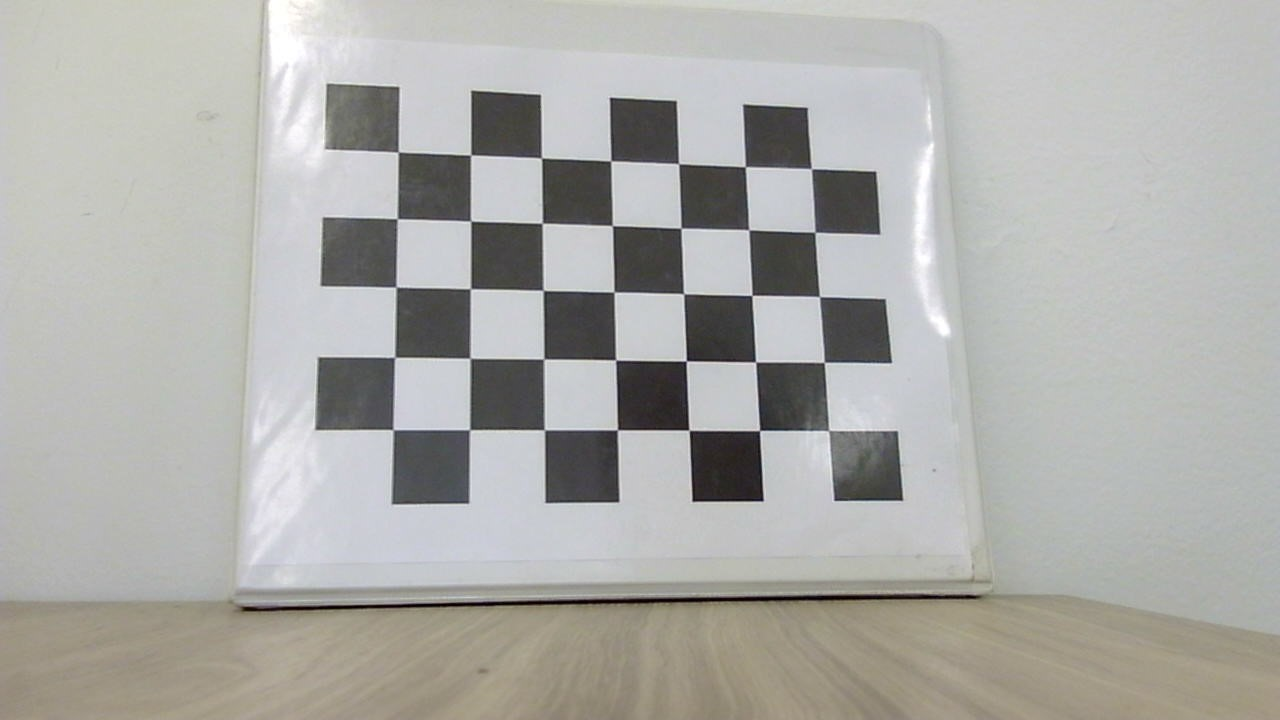
#> input picture src/camera_calibration/images/calibration_images/calibration_image_1.jpg, 1280 x 720 px; its folder holds only this picture in this run
$ python camera_calibration.py
#> lines starting #> are read from the running program, lines starting #| are printed output that depends on the picture; after the words box and inside, x2 and y2 are one past the last pixel; in counts of white or black regions, pixels touching at a corner belong together; long printed decimals are rounded
#!/usr/bin/env python3
# -*- coding: utf-8 -*-

"""
Based on Example Code "CameraCalibration_Tutorial.py" by @author: paavanasrinivas
https://docs.opencv.org/4.x/dc/dbb/tutorial_py_calibration.html
"""

import numpy as np
import cv2 as cv
import glob
import matplotlib.pyplot as plt

# DEFINE CHECKERBOARD CHARACTERISTICS
chessboardSize = (7,5) # Use (Rows-1) & (Columns-1)
frameSize = (1280,720) # Dimensions of your image set
size_of_chessboard_squares_mm = 30 # Length of one square in mm

# FIND CHESSBOARD CORNERS - OBJECT AND IMAGE POINTS
criteria = (cv.TERM_CRITERIA_EPS + cv.TERM_CRITERIA_MAX_ITER, 30, 0.001) # Define termination criteria
objp = np.zeros((chessboardSize[0] * chessboardSize[1], 3), np.float32) # Preparing object points, like (0,0,0), (1,0,0)....,(6,5,0)
objp[:,:2] = np.mgrid[0:chessboardSize[0],0:chessboardSize[1]].T.reshape(-1,2)
objp = objp * size_of_chessboard_squares_mm
objpoints = [] # Creating a vector to store vectors of 3D points for each checkerboard image in real-world space
imgpoints = [] # Creating a vector to store vectors of 2D points in image place for each checkerboard image

images = glob.glob(r"C:/Users/jessi/Desktop/MAE263C/Project/arsonbot/src/camera_calibration/images/calibration_images/*.jpg") # Path to image directory

k = 1 # Initialize image naming variable
for image in images: # Extracting the path of individual images stored in a given directory
    img = cv.imread(image)
#> img is the input picture: shape (720, 1280, 3); mean B, G, R 169.1, 172.6, 172.8
    gray = cv.cvtColor(img, cv.COLOR_BGR2GRAY)
    ret, corners = cv.findChessboardCorners(gray, chessboardSize, None) # Find the chess board corners
#> ret = True; corners = 35 rows, first 8: [398.4, 152], [471, 155], [541.5, 158.1], [610.7, 160.9], [678.7, 163.8], [745.3, 166.8], [811.4, 168.8], [397.2, 218.7]
    if ret == True: # If desired number corners detected, refine pixel coordinates and display on images of the checkerboard

        objpoints.append(objp)
        corners2 = cv.cornerSubPix(gray, corners, (11,11), (-1,-1), criteria) # Refining pixel coordinates for given 2d points.
#> corners2 = 35 rows, first 8: [398.2, 152.1], [470.7, 155], [541.5, 157.9], [610.8, 161], [678.6, 163.6], [745.3, 166.8], [811.4, 168.7], [397.3, 218.7]
        imgpoints.append(corners)

        cv.drawChessboardCorners(img, chessboardSize, corners2, ret) # Draw and display the corners
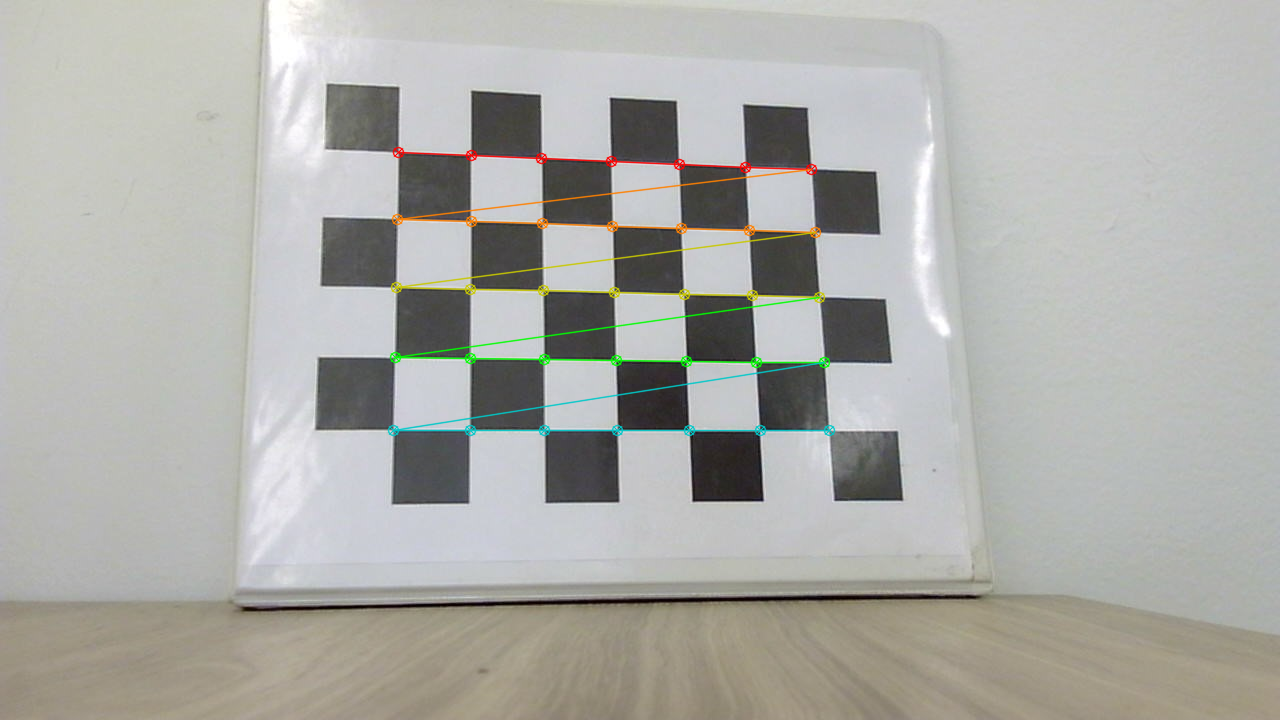
#> img: shape (720, 1280, 3); 1.55% of pixels changed, all inside (x1, y1, x2, y2) = (387, 146, 836, 437)
        plt.imshow(cv.cvtColor(img, cv.COLOR_BGR2RGB))
        plt.show() # Using MatPlotLib to show images instead since OpenCV Gui was not compatible!

        output_filename = f"detected_corner_{k}.png"  # Image filename
        cv.imwrite(output_filename, img)
        k += 1

# CAMERA CALIBRATION
ret, cameraMatrix, dist, rvecs, tvecs = cv.calibrateCamera(objpoints, imgpoints, frameSize, None, None)
#> ret = 0.213; cameraMatrix = [[1359.4, 0, 722.7], [0, 1365.2, 396.9], [0, 0, 1]]; dist = [[0.199, -0.942, 0.00592, 0.0155, 2.89]]; rvecs = ([-0.271, -0.204, -0.0197],); tvecs = ([-137.1, -102.8, 572.9],)
# Calibrate camera by passing value of known 3D points (objpoints) and corresponding pixel coordinates of detected corners (imgpoints)

print("############### Intrinsic Parameters ############### \n")
print("Camera matrix : \n") # Intrinsic Parameters
print(cameraMatrix)
#| [[1.35942283e+03 0.00000000e+00 7.22718603e+02]
#|  [0.00000000e+00 1.36520721e+03 3.96912912e+02]
#|  [0.00000000e+00 0.00000000e+00 1.00000000e+00]]
print("Distance : \n")
print(dist)
#| [[ 0.1991 -0.9419  0.00592     0.01547  2.886]]

print("############### Extrinsinc Parameters ############### \n")
print("Rotation Vectors (rvecs): \n") # Extrinsic Parameters
print(rvecs)
#| (array([[-0.271],
#|        [-0.204],
#|        [-0.01966]]),)
print("Translation Vectors (vecs): \n")
print(tvecs)
#| (array([[-137.086 ],
#|        [-102.821 ],
#|        [ 572.946]]),)

# UNDISTORTION
i = 1 # Initialize image name variable

for image in images:
    img = cv.imread(image) # Read image from directory
    newCameraMatrix, roi = cv.getOptimalNewCameraMatrix(cameraMatrix, dist, frameSize, 1, frameSize) # Use cv.getOptimalNewCameraMatrix
#> newCameraMatrix = [[1395.4, 0, 728.5], [0, 1374.8, 398.3], [0, 0, 1]]; roi = (16, 16, 1256, 690)
    dst = cv.undistort(img, cameraMatrix, dist, None, newCameraMatrix) # Undistort the image
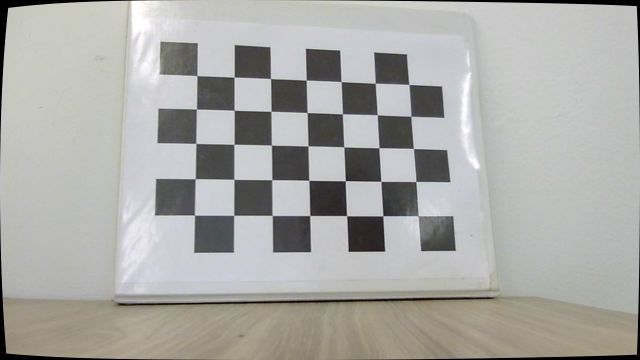
#> dst: shape (720, 1280, 3) (shown at 1/2 size); mean B, G, R 166.3, 169.6, 169.8
    x, y, w, h = roi # Crop image based on the region of interest (roi)
#> x = 16; y = 16; w = 1256; h = 690
    dst = dst[y:y+h, x:x+w]
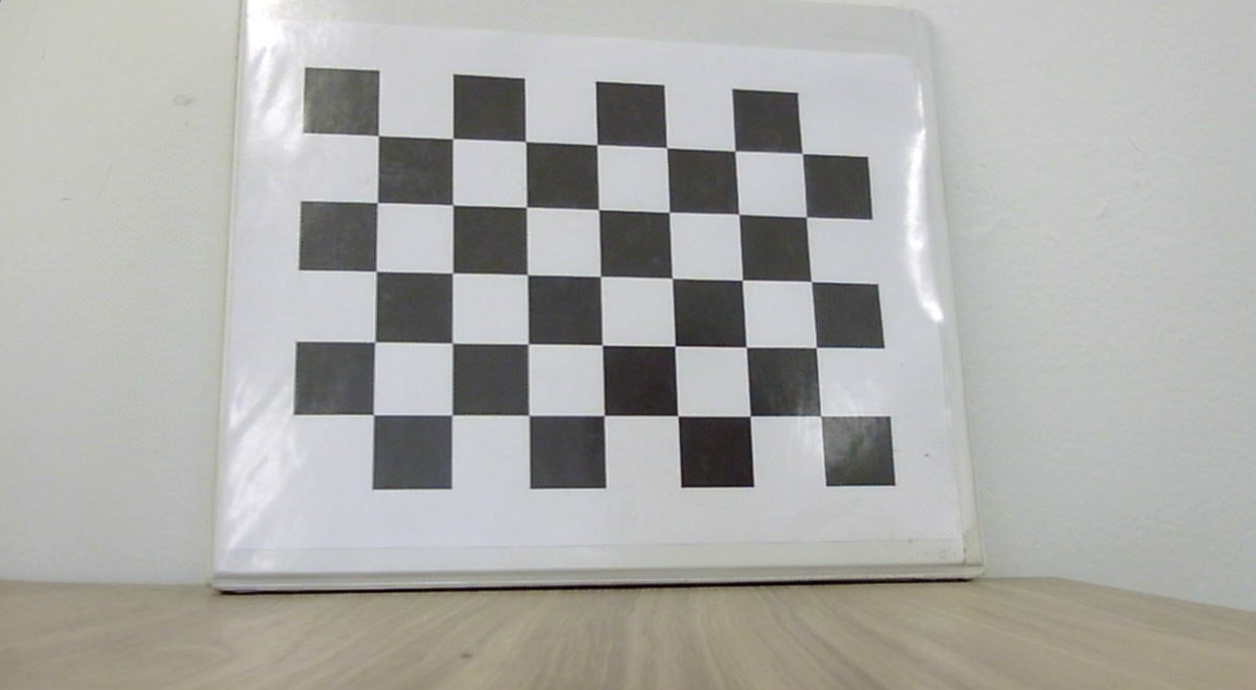
#> dst: shape (690, 1256, 3); mean B, G, R 168.7, 171.8, 171.9
    plt.imshow(cv.cvtColor(dst, cv.COLOR_BGR2RGB)) # Display undistorted image
    plt.show()

    output_filename = f"undistorted_{i}.png"  # Image filename
    cv.imwrite(output_filename, dst) # Save image
    i += 1

# CALCULATE RE-PROJECTION ERROR
mean_error = 0

for i in range(len(objpoints)):  # Re-projection Error
    imgpoints2, _ = cv.projectPoints(objpoints[i], rvecs[i], tvecs[i], cameraMatrix, dist)
    error = cv.norm(imgpoints[i], imgpoints2, cv.NORM_L2)/len(imgpoints2)
    mean_error += error
#> this loop made 1 pass
#> (error, mean_error) on pass 1: (0.0359, 0.0359)
#> after the loop, mean_error = 0.0359

total_error = mean_error / len(objpoints)
#> total_error = 0.0359
print(f"Total Re-projection Error: {total_error}")
#| Total Re-projection Error: 0.03594

$ run again, on src/camera_calibration/images/calibration_images/calibration_image_13.jpg
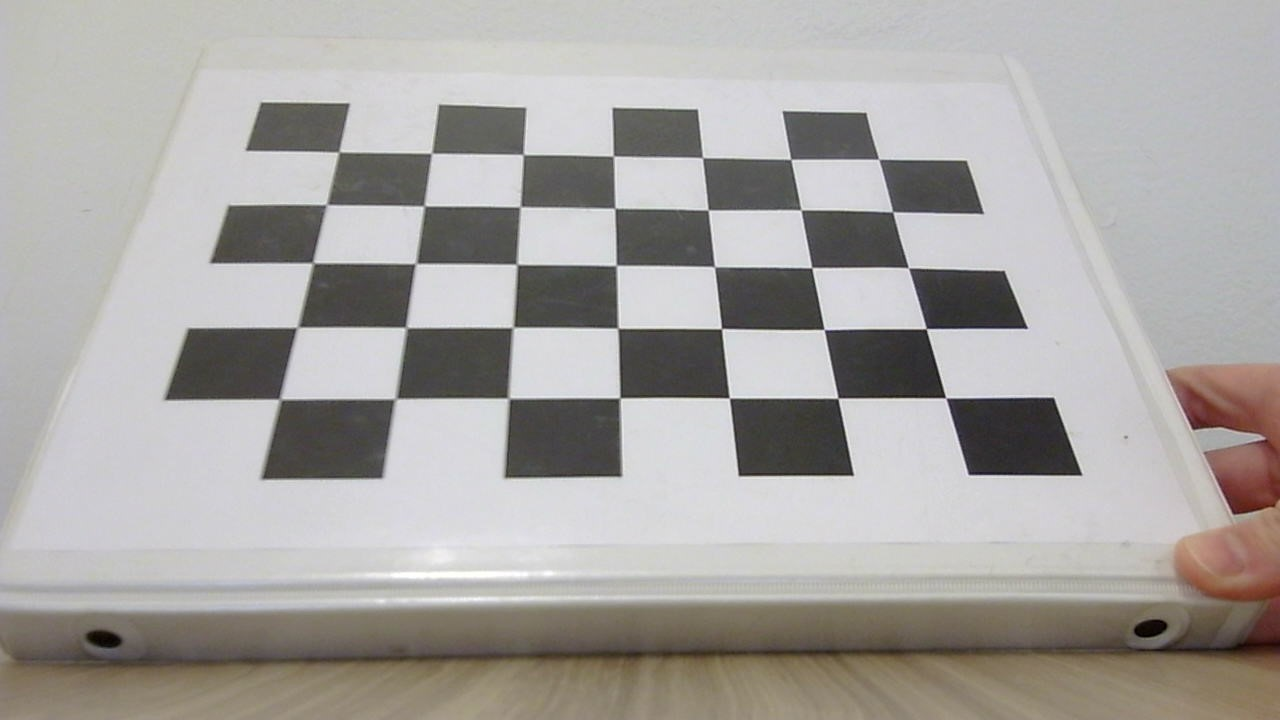
#> input picture src/camera_calibration/images/calibration_images/calibration_image_13.jpg, 1280 x 720 px
#> img is the input picture: shape (720, 1280, 3); mean B, G, R 162, 164.6, 167.6
#> `ret, corners = cv.findChessboardCorners(gray, chessboardSize, None)`: ret = True; corners = 35 rows, first 8: [339.1, 151.9], [431.1, 153.4], [523.4, 154.4], [613.5, 155.9], [702.6, 157.9], [791, 159.4], [878.5, 159], [328, 205]
#> corners2 = 35 rows, first 8: [338.8, 152], [431.6, 153.3], [523.2, 154.5], [613.4, 156.1], [702.5, 157.6], [790.7, 159.3], [878.7, 159.3], [326.6, 204.6]
#> `cv.drawChessboardCorners(img, chessboardSize, corners2, ret)`:
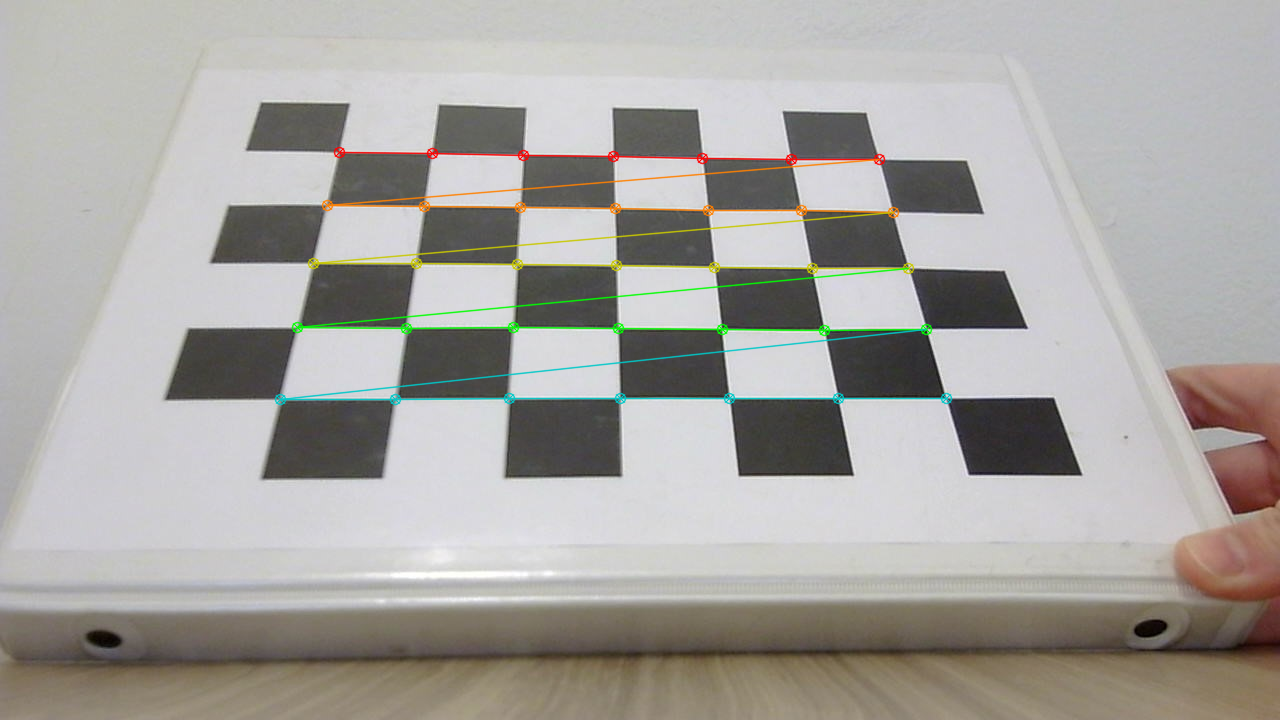
#> img: shape (720, 1280, 3); 2.05% of pixels changed, all inside (x1, y1, x2, y2) = (274, 146, 953, 406)
#> `ret, cameraMatrix, dist, rvecs, tvecs = cv.calibrateCamera(objpoints, ..`: ret = 0.457; cameraMatrix = [[1055.4, 0, 668.1], [0, 825.9, 349.6], [0, 0, 1]]; dist = [[0.212, -1.63, 0.00121, 0.00757, 4.9]]; rvecs = ([-0.595, -0.0815, -0.022],); tvecs = ([-108.1, -82.7, 347.5],)
#| [[1.05544280e+03 0.00000000e+00 6.68085419e+02]
#|  [0.00000000e+00 8.25946401e+02 3.49589831e+02]
#|  [0.00000000e+00 0.00000000e+00 1.00000000e+00]]
#| [[ 2.12011015e-01 -1.63445904e+00  1.20943648e-03  7.56675356e-03
#|    4.90466810e+00]]
#| (array([[-0.5945],
#|        [-0.08149],
#|        [-0.02196]]),)
#| (array([[-108.098],
#|        [ -82.695],
#|        [ 347.452]]),)
#> newCameraMatrix = [[1126.9, 0, 664], [0, 837.6, 350.5], [0, 0, 1]]; roi = (180, 98, 996, 504)
#> x = 180; y = 98; w = 996; h = 504
#> `dst = dst[y:y+h, x:x+w]`:
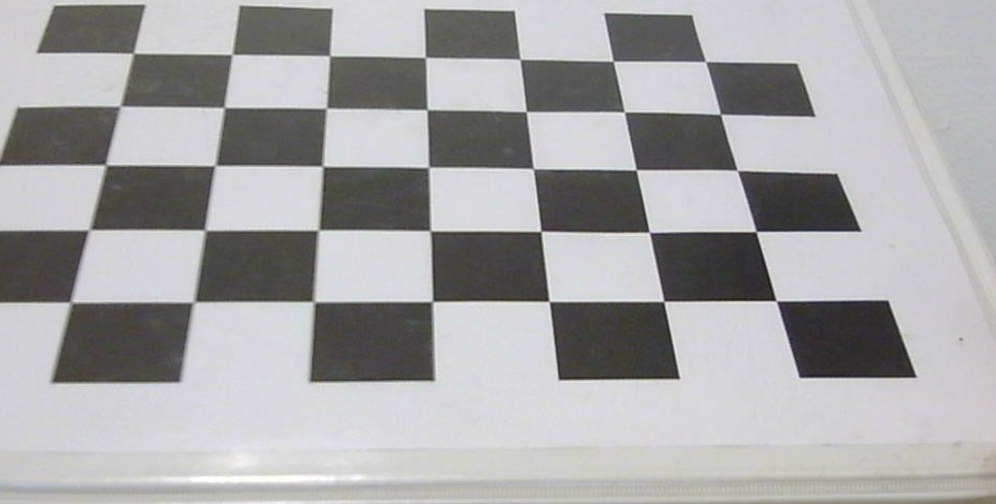
#> dst: shape (504, 996, 3); mean B, G, R 167.1, 166.4, 166.8
#> the loop `for i in range(len(objpoints)):` made 1 pass
#> (error, mean_error) on pass 1: (0.0773, 0.0773)
#> after the loop `for i in range(len(objpoints)):`: mean_error = 0.0773
#| Total Re-projection Error: 0.07728

$ run again, on src/camera_calibration/images/calibration_images/calibration_image_14.jpg
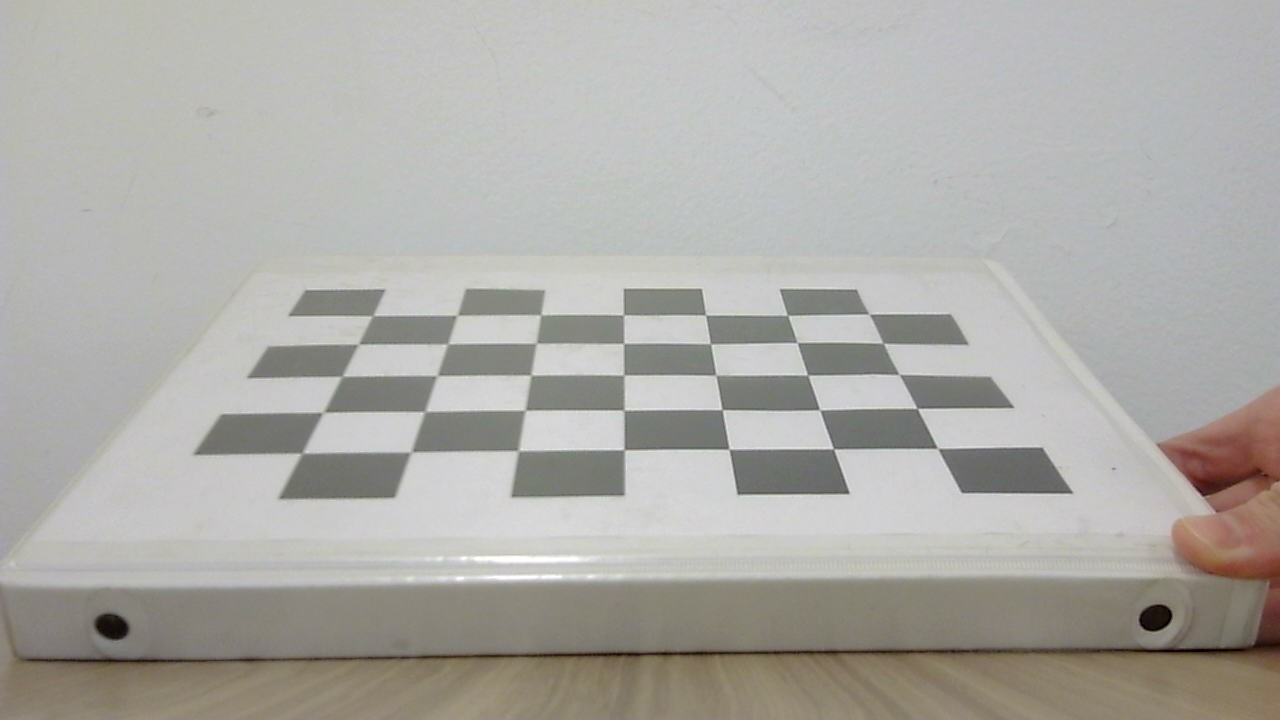
#> input picture src/camera_calibration/images/calibration_images/calibration_image_14.jpg, 1280 x 720 px
#> img is the input picture: shape (720, 1280, 3); mean B, G, R 166.5, 171.1, 172.6
#> `ret, corners = cv.findChessboardCorners(gray, chessboardSize, None)`: ret = True; corners = 35 rows, first 8: [370.9, 316.6], [457.9, 315.9], [541.5, 313.7], [624, 315.4], [705.7, 315], [788.1, 315.5], [868.7, 314.6], [357.1, 343.5]
#> corners2 = 35 rows, first 8: [372.7, 315.6], [457, 315.3], [540.8, 314.8], [623.5, 314.8], [705.5, 315], [787.5, 315.4], [869.2, 314.1], [358.4, 344.2]
#> `cv.drawChessboardCorners(img, chessboardSize, corners2, ret)`:
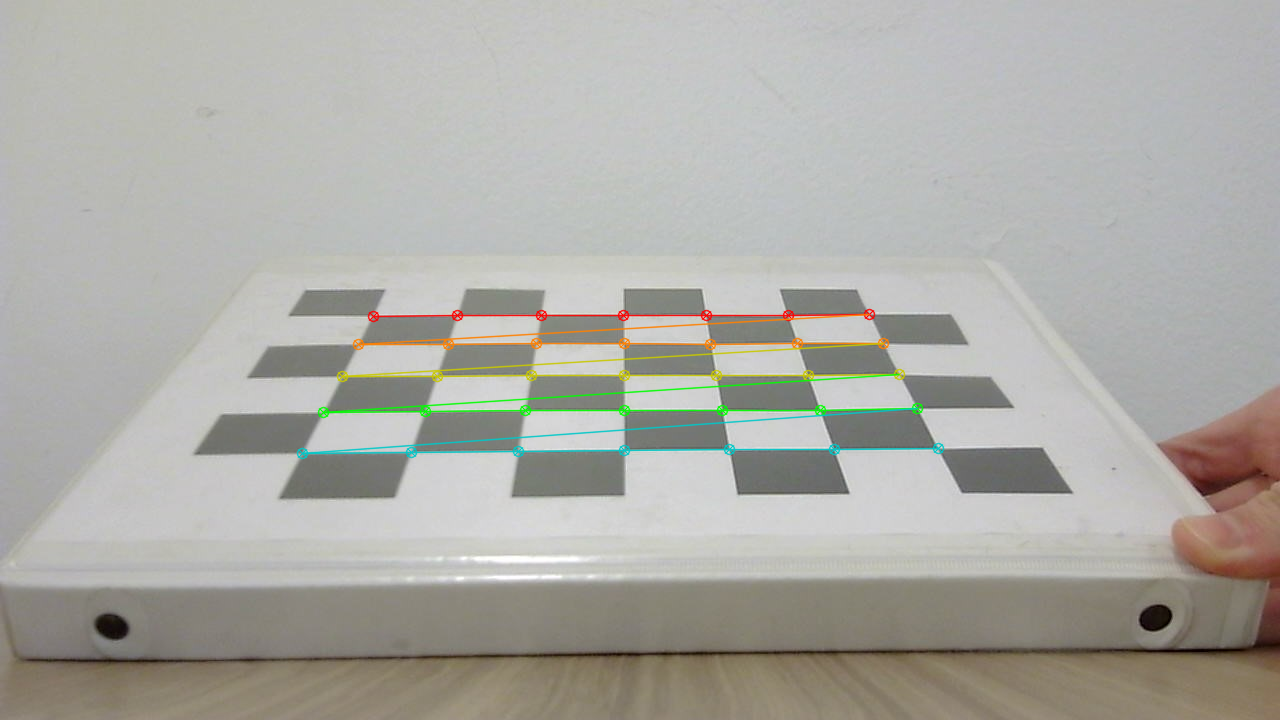
#> img: shape (720, 1280, 3); 1.9% of pixels changed, all inside (x1, y1, x2, y2) = (296, 308, 945, 460)
#> `ret, cameraMatrix, dist, rvecs, tvecs = cv.calibrateCamera(objpoints, ..`: ret = 0.486; cameraMatrix = [[382.9, 0, 644.3], [0, 146.4, 391.1], [0, 0, 1]]; dist = [[0.0233, -0.03, 0.00131, 0.000734, 0.0166]]; rvecs = ([-0.253, -0.0159, -0.0136],); tvecs = ([-97.57, -70.95, 138.1],)
#| [[382.935   0.         644.308]
#|  [  0.         146.410 391.076]
#|  [  0.           0.           1.        ]]
#| [[ 0.02334 -0.03001   0.001308  0.0007342  0.01661]]
#| (array([[-0.2531],
#|        [-0.01589],
#|        [-0.01363]]),)
#| (array([[-97.566],
#|        [-70.953 ],
#|        [138.054]]),)
#> newCameraMatrix = [[427.8, 0, 642.2], [0, 449.8, 296.5], [0, 0, 1]]; roi = (592, 213, 100, 221)
#> x = 592; y = 213; w = 100; h = 221
#> `dst = dst[y:y+h, x:x+w]`:
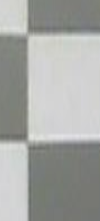
#> dst: shape (221, 100, 3); mean B, G, R 164.2, 167.3, 165.6
#> the loop `for i in range(len(objpoints)):` made 1 pass
#> (error, mean_error) on pass 1: (0.0822, 0.0822)
#> after the loop `for i in range(len(objpoints)):`: mean_error = 0.0822
#| Total Re-projection Error: 0.08218
